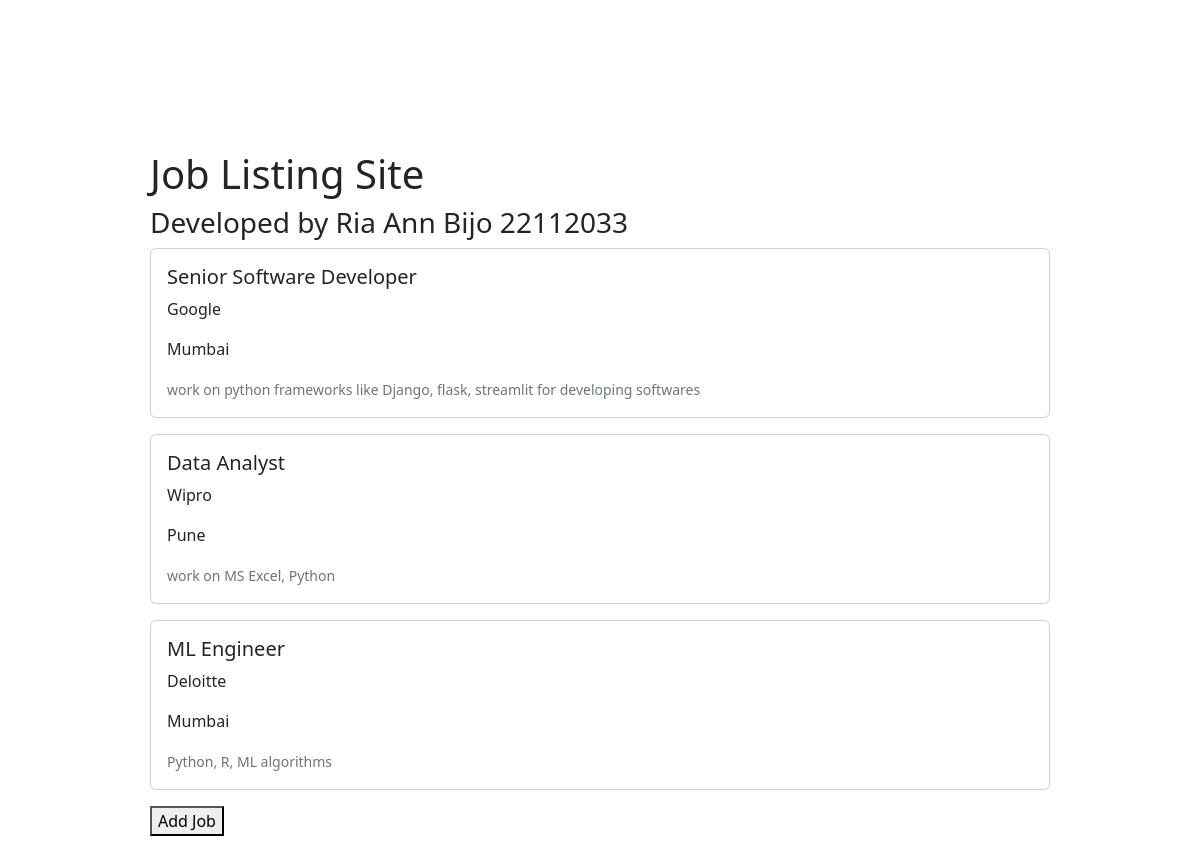
The page / on the database its author committed.
### jobapp/models.py (models this page shows)
class jobs_data(models.Model):
    job_Id = models.AutoField(primary_key=True)
    job_Name = models.CharField(max_length=100, blank=False, null=False )
    job_Company = models.CharField(max_length=100, blank=False, null=False)
    job_Location = models.CharField(max_length=100, blank=False, null=False)
    job_Desc = models.CharField(max_length=100, blank=False, null=False)
    class Meta:
        db_table = 'jobs'

### jobapp/views.py (the view)
# urls.py: path('', views.index, name='index'),
def index(request):
    jobs = jobs_data.objects.all()
    return render(request, 'index.html', {'jobs':jobs, 'BASE_DIR':BASE_DIR})

### jobapp/templates/index.html (shortened to what this page needs)
<!DOCTYPE html>
<html lang="en">
<head>
    {% load static %}
<link href="https://cdn.jsdelivr.net/npm/bootstrap@5.2.2/dist/css/bootstrap.min.css" rel="stylesheet">
</head>
<body>
    <div style="margin: 150px;">
        <h1>Job Listing Site</h1>
        <h3>Developed by Ria Ann Bijo 22112033</h3>
        {% for job in jobs %}
        <div class="card mb-3">
            <div class="card-body">
              <h5 class="card-title">{{job.job_Name}}</h5>
              <p class="card-text">{{job.job_Company}}</p>
              <p class="card-text">{{job.job_Location}}</p>
              <p class="card-text"><small class="text-muted">{{job.job_Desc}}</small></p>
            </div>
          </div>
 {% endfor %}
 <a href="{% url 'jobapp:upload' %}">
    <button>Add Job</button>
</a>
    </div>
</body>
</html>

### rows shown on the page
jobs_data: job_Name "Senior Software Developer", job_Company "Google", job_Location "Mumbai", job_Desc "work on python frameworks like Django, flask, streamlit for developing softwares"
jobs_data: job_Name "Data Analyst", job_Company "Wipro", job_Location "Pune", job_Desc "work on MS Excel, Python"
jobs_data: job_Name "ML Engineer", job_Company "Deloitte", job_Location "Mumbai", job_Desc "Python, R, ML algorithms"
